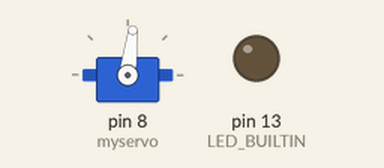
This sketch was run on a simulated Arduino Uno, built with avr-gcc and run on an emulated ATmega328P. On the bench: servo, output pins drawn as LEDs (lit = HIGH).

Above: at 0.05 s.
At 3.1 s:
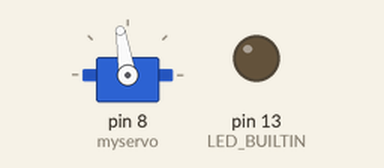
Timing chart, 0 to 7.1 s (numbered marks = the images above):
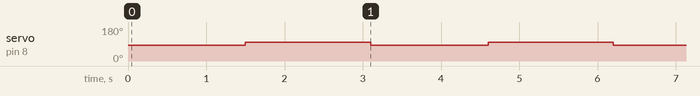

Measured:
- by itself, servo on pin 8 (myservo): alternates 99° for 1.6 s and 83° for 1.5 s

The sketch:

wave.ino
```cpp
#include <Servo.h>

Servo myservo;  // create servo object to control a servo
int receivedInt = 1;

void setup() {
  pinMode(LED_BUILTIN, OUTPUT);
  myservo.attach(8);

}

void loop() {
  //myservo.write(1560);


    myservo.write(1400);
    delay(1500); //down
     myservo.write(1560);
    delay(1600);
    myservo.write(1400);
    delay(1500); //down
    myservo.write(1560);
    delay(1600);


}
```
